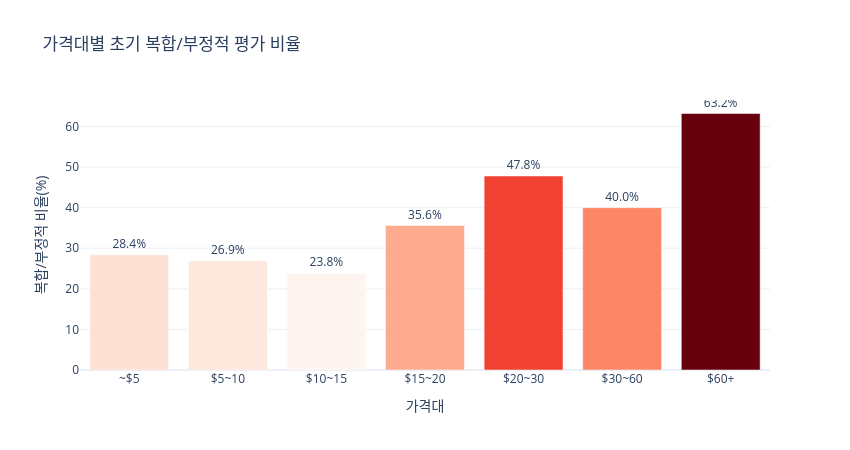

The notebook cell saved with this chart:
### Markdown cell above
## 3. 가격대별 만족도 차이 분석 (가격 기대치 장벽)

유저는 지불한 가격만큼의 퀄리티를 기대한다. 가격대가 높아질수록 유저의 초기 평가 기준이 얼마나 까다로워지는지 확인한다.

### Code cell
PRICE_BINS = [0, 5, 10, 15, 20, 30, 60, float('inf')]
PRICE_LABELS = ['~$5', '$5~10', '$10~15', '$15~20', '$20~30', '$30~60', '$60+']

price_df = df_init[df_init['price'] > 0].copy()
price_df['price_range'] = pd.cut(
    price_df['price'],
    bins=PRICE_BINS,
    labels=PRICE_LABELS,
    right=False,
    include_lowest=True,
)

price_sat = (
    price_df.groupby('price_range', observed=True)
    .agg(
        total_games=('appid', 'count'),
        negative_games=('satisfaction_level', lambda s: (s == '복합/부정적 (mid/low)').sum()),
        positive_games=('satisfaction_level', lambda s: (s == '긍정적 (high)').sum()),
    )
    .reset_index()
)
price_sat['negative_ratio(%)'] = (price_sat['negative_games'] / price_sat['total_games'] * 100).round(1)
display(price_sat)

fig = px.bar(
    price_sat,
    x='price_range',
    y='negative_ratio(%)',
    text='negative_ratio(%)',
    color='negative_ratio(%)',
    color_continuous_scale='Reds',
    custom_data=['total_games', 'negative_games', 'positive_games'],
    title='가격대별 초기 복합/부정적 평가 비율',
    labels={'negative_ratio(%)': '복합/부정적 비율(%)', 'price_range': '가격대'}
)
fig.update_traces(
    texttemplate='%{text:.1f}%',
    textposition='outside',
    hovertemplate=(
        '가격대=%{x}<br>'
        '복합/부정적 비율=%{y:.1f}%<br>'
        '총 게임 수=%{customdata[0]:,}<br>'
        '복합/부정적=%{customdata[1]:,}<br>'
        '긍정적=%{customdata[2]:,}<extra></extra>'
    ),
)
fig.update_layout(template='plotly_white', width=850, height=450, coloraxis_showscale=False)
fig.show()

### Figure 1 — Plotly figure (JSON) as saved in the notebook; plotly's stock layout.template omitted (floating-point values rounded to 4 significant figures)
{"data": [{"customdata": [[2751, 782, 1969], [1378, 371, 1007], [483, 115, 368], [191, 68, 123], [67, 32, 35], [15, 6, 9], [19, 12, 7]], "hovertemplate": "가격대=%{x}<br>복합/부정적 비율=%{y:.1f}%<br>총 게임 수=%{customdata[0]:,}<br>복합/부정적=%{customdata[1]:,}<br>긍정적=%{customdata[2]:,}<extra></extra>", "legendgroup": "", "marker": {"color": [28.4, 26.9, 23.8, 35.6, 47.8, 40.0, 63.2], "coloraxis": "coloraxis", "pattern": {"shape": ""}}, "name": "", "orientation": "v", "showlegend": false, "text": [28.4, 26.9, 23.8, 35.6, 47.8, 40.0, 63.2], "textposition": "outside", "texttemplate": "%{text:.1f}%", "type": "bar", "x": ["~$5", "$5~10", "$10~15", "$15~20", "$20~30", "$30~60", "$60+"], "xaxis": "x", "y": [28.4, 26.9, 23.8, 35.6, 47.8, 40.0, 63.2], "yaxis": "y"}], "layout": {"barmode": "relative", "coloraxis": {"colorbar": {"title": {"text": "복합/부정적 비율(%)"}}, "colorscale": [[0, "rgb(255,245,240)"], [0.125, "rgb(254,224,210)"], [0.25, "rgb(252,187,161)"], [0.375, "rgb(252,146,114)"], [0.5, "rgb(251,106,74)"], [0.625, "rgb(239,59,44)"], [0.75, "rgb(203,24,29)"], [0.875, "rgb(165,15,21)"], [1, "rgb(103,0,13)"]], "showscale": false}, "height": 450, "legend": {"tracegroupgap": 0}, "title": {"text": "가격대별 초기 복합/부정적 평가 비율"}, "width": 850, "xaxis": {"anchor": "y", "domain": [0, 1], "title": {"text": "가격대"}}, "yaxis": {"anchor": "x", "domain": [0, 1], "title": {"text": "복합/부정적 비율(%)"}}}}
